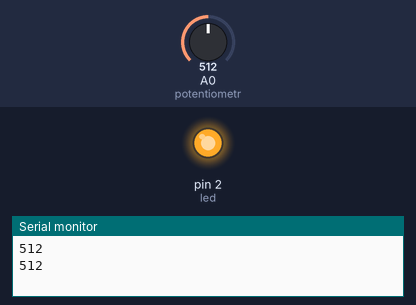
The sketch below on a simulated Arduino Uno, built with avr-gcc and run on an emulated ATmega328P. Parts: output pins drawn as LEDs (lit = HIGH), the last lines printed to the serial monitor. Inputs (shaded band) come from the test bench; at power-on: A0 (potentiometr) = 512.

Above: at 1.8 s.
1.9 s: A0 (potentiometr) set to 487
At 3.2 s:
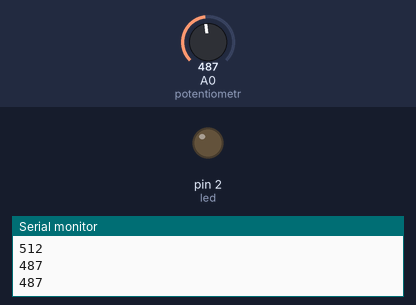
3.5 s: A0 (potentiometr) set to 510
At 4.9 s:
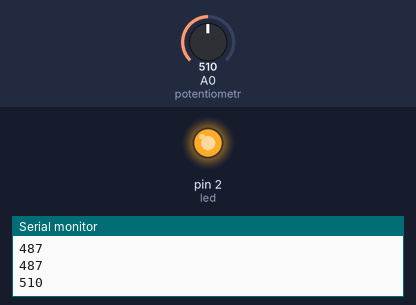
5.5 s: A0 (potentiometr) set to 490
At 6.4 s:
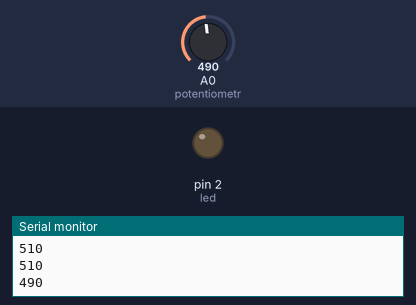
Timing chart, 0 to 8.5 s (numbered marks = the images above; inputs shaded):
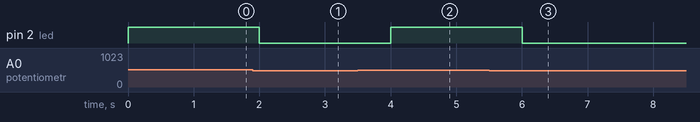

Measured:
- the behaviour switches between 500 and 499 on A0 (potentiometr) (found by bisection; images 0 and 1)
- after the input at 1.9 s, pin 2 (led): HIGH → LOW after 0.10 s
- after the input at 3.5 s, pin 2 (led): LOW → HIGH after 0.50 s
- after the input at 5.5 s, pin 2 (led): HIGH → LOW after 0.50 s

The sketch:

potentiometer1.ino
```cpp
#define potentiometr A0
#define led 2
void setup()
{
  pinMode(potentiometr, INPUT);
  Serial.begin(9600);
  pinMode(led, OUTPUT);
}

void loop()
{
  int sig = analogRead(potentiometr);
  Serial.println(sig);
  if (sig >=500)
  {
    digitalWrite(led, HIGH);
    delay(1000);
  }
  else
  {
    digitalWrite(led, LOW);
    delay(1000);
  }
}
```
